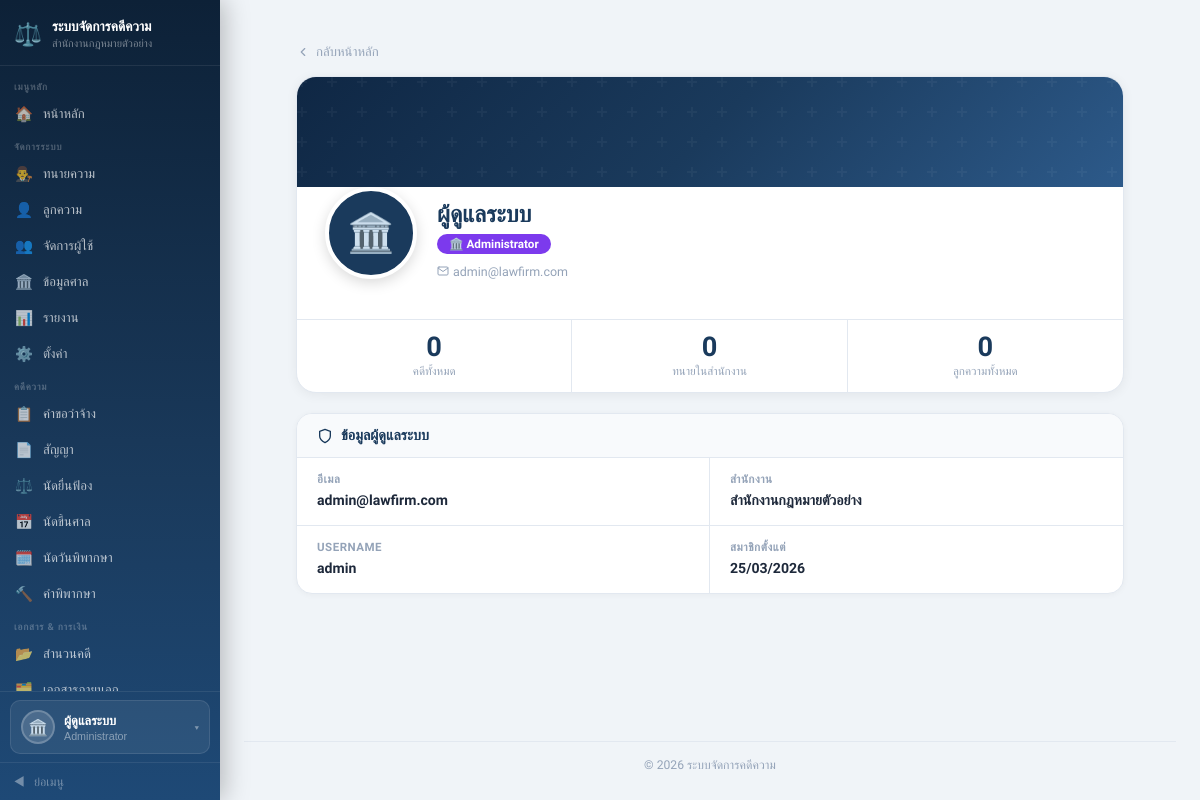
Screenshot of /pages/Profile.php (signed in) with the database file from the repository.
### tables this page shows
CREATE TABLE `users` (
  `user_id`       int          NOT NULL AUTO_INCREMENT,
  `username`      varchar(50)  DEFAULT NULL COMMENT 'สำหรับ login แทน email',
  `office_id`     int          NOT NULL,
  `role_id`       int          NOT NULL,
  `email`         varchar(150) NOT NULL,
  `password_hash` varchar(255) NOT NULL,
  `status`        varchar(20)  DEFAULT 'active',
  `created_at`    timestamp    DEFAULT CURRENT_TIMESTAMP,
  PRIMARY KEY (`user_id`),
  UNIQUE KEY `uq_email`    (`email`),
  UNIQUE KEY `uq_username` (`username`)
);

CREATE TABLE `offices` (
  `office_id`   int          NOT NULL AUTO_INCREMENT,
  `office_name` varchar(150) NOT NULL,
  `office_code` varchar(20)  DEFAULT NULL,
  `address`     text,
  `phone`       varchar(15)  DEFAULT NULL,
  `email`       varchar(150) DEFAULT NULL,
  `logo_path`   varchar(255) DEFAULT NULL,
  `status`      varchar(20)  DEFAULT 'active',
  `created_at`  timestamp    DEFAULT CURRENT_TIMESTAMP,
  PRIMARY KEY (`office_id`),
  UNIQUE KEY `uq_office_code` (`office_code`)
);

### src/pages/Profile.php (the view, shortened to what this page needs)
<?php
$pdo    = getDB();
$role   = $_SESSION['role'];
$userId = $_SESSION['user_id'];
$officeId = $_SESSION['office_id'];
$profile = null;
if ($role === 'lawyer') {
    try {
        $s = $pdo->prepare("
            SELECT lp.*, u.email, u.username, u.created_at AS account_created,
                   ROUND(COALESCE(AVG(r.rating),0),1) AS avg_rating,
                   COUNT(r.review_id) AS review_count
            FROM lawyer_profiles lp
            JOIN users u ON lp.user_id = u.user_id
            LEFT JOIN lawyer_reviews r ON lp.lawyer_id = r.lawyer_id
            WHERE lp.user_id = ?
            GROUP BY lp.lawyer_id
        ");
        $s->execute([$userId]);
        $profile = $s->fetch();
    } catch (Exception $e) {
        $s = $pdo->prepare("SELECT lp.*, u.email, u.username, u.created_at AS account_created FROM lawyer_profiles lp JOIN users u ON lp.user_id=u.user_id WHERE lp.user_id=?");
        $s->execute([$userId]);
        $profile = $s->fetch();
        $profile['avg_rating']   = 0;
        $profile['review_count'] = 0;
    }
    $lid = $profile['lawyer_id'] ?? null;
    $statTotal   = 0; $statActive = 0; $statDone = 0;
    if ($lid) {
        $q = $pdo->prepare("SELECT COUNT(*) FROM case_requests WHERE lawyer_id=? AND office_id=?");
        $q->execute([$lid, $officeId]); $statTotal = (int)$q->fetchColumn();
        $q = $pdo->prepare("SELECT COUNT(*) FROM case_requests WHERE lawyer_id=? AND office_id=? AND status='approved'");
        $q->execute([$lid, $officeId]); $statActive = (int)$q->fetchColumn();
        $q = $pdo->prepare("SELECT COUNT(*) FROM case_requests cr JOIN contracts c ON cr.request_id=c.request_id WHERE cr.lawyer_id=? AND c.contract_review_status='finalized'");
        $q->execute([$lid]); $statDone = (int)$q->fetchColumn();
    }
    $reviews = [];
    if (($profile['review_count'] ?? 0) > 0) {
        try {
            $r = $pdo->prepare("
                SELECT rv.rating, rv.comment, rv.created_at, CONCAT(cp.fname,' ',cp.lname) AS client_name
                FROM lawyer_reviews rv
                JOIN client_profiles cp ON rv.client_id = cp.client_id
                WHERE rv.lawyer_id = ?
                ORDER BY rv.created_at DESC LIMIT 5
            ");
            $r->execute([$lid]);
            $reviews = $r->fetchAll();
        } catch (Exception $e) {}
    }
} elseif ($role === 'admin') {
    $s = $pdo->prepare("SELECT u.*, o.office_name FROM users u JOIN offices o ON u.office_id=o.office_id WHERE u.user_id=?");
    $s->execute([$userId]);
    $profile = $s->fetch();
    $statTotal = 0; $statActive = 0; $statDone = 0;
    $q = $pdo->prepare("SELECT COUNT(*) FROM case_requests WHERE office_id=?");
    $q->execute([$officeId]); $statTotal = (int)$q->fetchColumn();
    $q = $pdo->prepare("SELECT COUNT(*) FROM lawyer_profiles lp JOIN users u ON lp.user_id=u.user_id WHERE u.office_id=?");
    $q->execute([$officeId]); $statActive = (int)$q->fetchColumn();
    $q = $pdo->prepare("SELECT COUNT(*) FROM client_profiles cp JOIN users u ON cp.user_id=u.user_id WHERE u.office_id=?");
    $q->execute([$officeId]); $statDone = (int)$q->fetchColumn();
}
$photoUrl = null;
$displayName = 'ผู้ใช้งาน';
if ($role === 'admin') {
    $displayName = 'ผู้ดูแลระบบ';
} elseif (!empty($profile['fname'])) {
    $displayName = $profile['fname'] . ' ' . $profile['lname'];
}
$roleLabel = ['admin' => 'Administrator', 'lawyer' => 'ทนายความ', 'client' => 'ลูกความ'][$role] ?? $role;
$roleColor = ['admin' => '#7c3aed', 'lawyer' => '#1a3a5c', 'client' => '#059669'][$role] ?? '#64748b';
include '../includes/header.php';
?>
<div class="profile-page">
    <a href="/pages/dashboard.php" class="back-link">
        <svg xmlns="http://www.w3.org/2000/svg" viewBox="0 0 24 24" style="width:14px;height:14px;fill:none;stroke:currentColor;stroke-width:2;stroke-linecap:round;stroke-linejoin:round;"><polyline points="15 18 9 12 15 6"/></svg>
        กลับหน้าหลัก
    </a>
    <div class="hero-card">
        <div class="hero-banner"></div>
        <div class="hero-body">
            <div class="hero-avatar-wrap">
                <?php if ($photoUrl): ?>
                    <img src="<?= htmlspecialchars($photoUrl) ?>" class="hero-avatar" alt="avatar">
                <?php else: ?>
                    <div class="hero-avatar-ph">
                        <?= $role === 'admin' ? '🏛️' : ($role === 'lawyer' ? '⚖️' : '👤') ?>
                    </div>
                <?php endif; ?>
            </div>
            <div class="hero-info">
                <div class="hero-name"><?= htmlspecialchars($displayName) ?></div>
                <div>
                    <span class="hero-role-badge" style="background:<?= $roleColor ?>;">
                        <?= $role === 'admin' ? '🏛️' : ($role === 'lawyer' ? '⚖️' : '👤') ?>
                        <?= htmlspecialchars($roleLabel) ?>
                    </span>
                </div>
                <div class="hero-meta">
                    <?php if (!empty($profile['email'])): ?>
                    <span>
                        <svg xmlns="http://www.w3.org/2000/svg" viewBox="0 0 24 24" style="width:12px;height:12px;fill:none;stroke:currentColor;stroke-width:2;stroke-linecap:round;stroke-linejoin:round;"><path d="M4 4h16c1.1 0 2 .9 2 2v12c0 1.1-.9 2-2 2H4c-1.1 0-2-.9-2-2V6c0-1.1.9-2 2-2z"/><polyline points="22,6 12,13 2,6"/></svg>
                        <?= htmlspecialchars($profile['email']) ?>
                    </span>
                    <?php endif; ?>
                </div>
            </div>
        </div>
        <div class="stat-strip">
            <?php if ($role === 'lawyer'): ?>
                <div class="stat-cell">
                    <span class="stat-val"><?= $statTotal ?></span>
                    <span class="stat-lbl">คดีทั้งหมด</span>
                </div>
                <div class="stat-cell">
                    <span class="stat-val"><?= $statActive ?></span>
                    <span class="stat-lbl">คดีที่รับแล้ว</span>
                </div>
                <div class="stat-cell">
                    <span class="stat-val"><?= number_format($profile['avg_rating'] ?? 0, 1) ?></span>
                    <span class="stat-lbl">คะแนนเฉลี่ย</span>
                </div>
            <?php else: ?>
                <div class="stat-cell">
                    <span class="stat-val"><?= $statTotal ?></span>
                    <span class="stat-lbl">คดีทั้งหมด</span>
                </div>
                <div class="stat-cell">
                    <span class="stat-val"><?= $statActive ?></span>
                    <span class="stat-lbl">ทนายในสำนักงาน</span>
                </div>
                <div class="stat-cell">
                    <span class="stat-val"><?= $statDone ?></span>
                    <span class="stat-lbl">ลูกความทั้งหมด</span>
                </div>
            <?php endif; ?>
        </div>
    </div>
    <?php if ($role === 'admin'): ?>
    <div class="section-card">
        <div class="section-head">
            <svg xmlns="http://www.w3.org/2000/svg" viewBox="0 0 24 24" style="width:16px;height:16px;fill:none;stroke:currentColor;stroke-width:2;stroke-linecap:round;stroke-linejoin:round;"><path d="M12 22s8-4 8-10V5l-8-3-8 3v7c0 6 8 10 8 10z"/></svg>
            ข้อมูลผู้ดูแลระบบ
        </div>
        <div class="info-grid">
            <div class="info-cell">
                <div class="info-lbl">อีเมล</div>
                <div class="info-val"><?= htmlspecialchars($profile['email'] ?? '-') ?></div>
            </div>
            <div class="info-cell">
                <div class="info-lbl">สำนักงาน</div>
                <div class="info-val"><?= htmlspecialchars($profile['office_name'] ?? '-') ?></div>
            </div>
            <div class="info-cell">
                <div class="info-lbl">Username</div>
                <div class="info-val"><?= htmlspecialchars($profile['username'] ?? '-') ?></div>
            </div>
            <div class="info-cell">
                <div class="info-lbl">สมาชิกตั้งแต่</div>
                <div class="info-val"><?= !empty($profile['created_at']) ? date('d/m/Y', strtotime($profile['created_at'])) : '-' ?></div>
            </div>
        </div>
    </div>
    <?php endif; ?>
</div>
<?php include '../includes/footer.php'; ?>

### src/assets/css/style.css (style rules this page uses)
*, *::before, *::after { box-sizing: border-box; margin: 0; padding: 0; }
:root { --navy: #1a3a5c; --navy2: #2d5a8a; --green: #059669; --red: #dc2626; --yellow: #d97706; --blue: #2563eb; --border: #e2e8f0; --muted: #94a3b8; --bg: #f8fafc; --navy-light: #2d5a8a; --sb-w: 220px; --sb-w-col: 60px; }
body { font-family: 'Sarabun', sans-serif; background: #f0f4f8; display: flex; min-height: 100vh; overflow-x: hidden; color: #1e293b; }
a { text-decoration: none; color: inherit; }
*, *::before, *::after { box-sizing: border-box; }

### src/pages/Profile.php (style rules this page uses)
:root { --navy: #1a3a5c; --navy2: #2d5a8a; --border: #e2e8f0; --muted: #94a3b8; --bg: #f8fafc; --green: #059669; --blue: #2563eb; --red: #dc2626; }
.profile-page { max-width: 860px; margin: 0 auto; padding: 24px 16px 48px; }
.hero-card { background: #fff; border: 1px solid var(--border); border-radius: 20px; overflow: hidden; margin-bottom: 20px; box-shadow: 0 2px 12px rgba(0,0,0,.06); }
.hero-banner { height: 110px; background: linear-gradient(135deg, #0f2744 0%, #1a3a5c 50%, #2d5a8a 100%); position: relative; }
.hero-banner::after { content: ''; position: absolute; inset: 0; }
.hero-body { padding: 0 28px 24px; display: flex; gap: 20px; align-items: flex-end; flex-wrap: wrap; }
.hero-avatar-wrap { margin-top: -46px; flex-shrink: 0; }
.hero-avatar-ph { width: 92px; height: 92px; border-radius: 50%; border: 4px solid #fff; background: var(--navy); display: flex; align-items: center; justify-content: center; font-size: 2.4rem; box-shadow: 0 4px 14px rgba(0,0,0,.15); }
.hero-info { flex: 1; min-width: 0; padding-top: 14px; }
.hero-name { font-size: 1.45rem; font-weight: 800; color: var(--navy); line-height: 1.2; margin-bottom: 4px; }
.hero-role-badge { display: inline-flex; align-items: center; gap: 5px; padding: 3px 12px; border-radius: 20px; font-size: .73rem; font-weight: 700; color: #fff; margin-bottom: 6px; }
.hero-meta { font-size: .78rem; color: var(--muted); display: flex; flex-wrap: wrap; gap: 14px; margin-top: 4px; }
.hero-meta span { display: flex; align-items: center; gap: 4px; }
.stat-strip { display: grid; grid-template-columns: repeat(3, 1fr); border-top: 1px solid var(--border); margin-top: 16px; }
.stat-cell { text-align: center; padding: 14px 10px; border-right: 1px solid var(--border); }
.stat-cell:last-child { border-right: none; }
.stat-val { font-size: 1.7rem; font-weight: 800; color: var(--navy); line-height: 1; display: block; }
.stat-lbl { font-size: .72rem; color: var(--muted); margin-top: 3px; display: block; }
.section-card { background: #fff; border: 1px solid var(--border); border-radius: 16px; margin-bottom: 16px; overflow: hidden; box-shadow: 0 1px 6px rgba(0,0,0,.04); }
.section-head { padding: 13px 20px; border-bottom: 1px solid var(--border); display: flex; align-items: center; gap: 8px; font-weight: 700; color: var(--navy); font-size: .9rem; background: var(--bg); }
.info-grid { display: grid; grid-template-columns: 1fr 1fr; gap: 0; }
.info-cell { padding: 14px 20px; border-bottom: 1px solid var(--border); border-right: 1px solid var(--border); }
.info-cell:nth-child(2n) { border-right: none; }
.info-cell:last-child, .info-cell:nth-last-child(2):not(.full) { border-bottom: none; }
.info-lbl { font-size: .72rem; color: var(--muted); font-weight: 600; text-transform: uppercase; letter-spacing: .5px; margin-bottom: 4px; display: flex; align-items: center; gap: 5px; }
.info-val { font-size: .88rem; color: #1e293b; font-weight: 600; line-height: 1.5; }
.back-link { display: inline-flex; align-items: center; gap: 6px; color: var(--muted); font-size: .82rem; text-decoration: none; margin-bottom: 16px; transition: color .15s; }

### rows the page displays
users: email "admin@lawfirm.com", office.office_name "สำนักงานกฎหมายตัวอย่าง", username "admin", created_at "25/03/2026"

### other values shown
$_SESSION['office_name'] "สำนักงานกฎหมายตัวอย่าง"
$_sb_name "ผู้ดูแลระบบ"
$_sb_role_label "Administrator"
$displayName "ผู้ดูแลระบบ"
$roleLabel "Administrator"
$statTotal "0"
$statActive "0"
$statDone "0"
